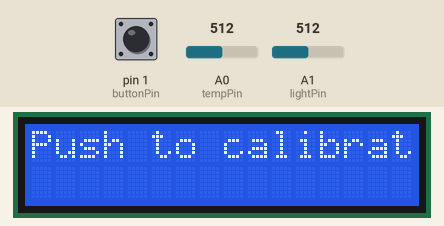
Simulated run of this sketch. Board: Arduino Uno, built with avr-gcc and run on an emulated ATmega328P. Parts: 16×2 character LCD. The inputs (shaded band) are chosen by the test bench; at power-on: pin 1 (buttonPin) HIGH, A1 (lightPin) = 512, A0 (tempPin) = 512.

Above: at 1.2 s.
1.3 s: pin 1 (buttonPin) pulled LOW for 1 s
At 1.8 s:
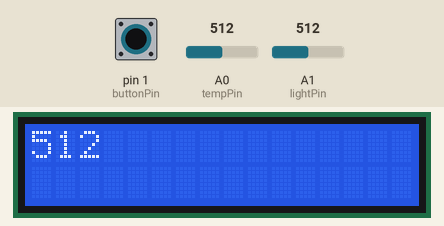
At 3.2 s:
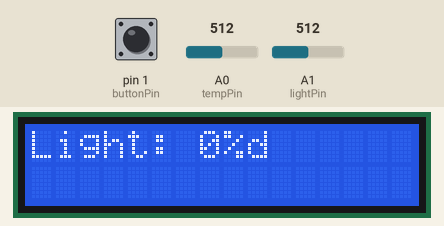
4.0 s: A1 (lightPin) set to 306
At 4.5 s:
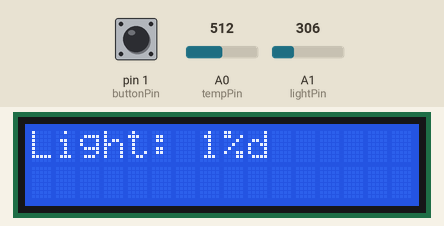
Timing chart, 0 to 7.0 s (numbered marks = the images above; inputs shaded):
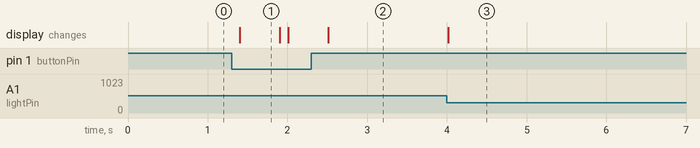

The sketch:

LAB_11_1002.ino
```cpp
/*
                    LAB_11_1002.ino
Cael Link
29 October 2024
ECE 1002-002
Lab 11 Temp n light

Problem: Use an lcd to display if the tempurature is increasing or stable for 10 seconds then a
reading of the light percentage from 0 to 100 using the map function.


Algorithm

pin variables

temp task variables
light variables

setup {
  begin lcd
  input for senors, button
}

loop {
  if not calibrated
  calibrate
  else
  while time <= 10000ms
  call task 2

  clear lcd
  reset time

  while time <=10000ms
  run task 1

}

task 1() {
  convert to C
  calc avg
  print 3 values across top row

  if avg > prev
  rising
  elif avg< prev
  falling
  else
  stable

  move readings down to previous
delay 750
}

calibrate() {
  if button pressed
  if dark flag- true
  set dark variable
  }
  else {
    set light variable
    set calibrated flag to true
  }

  }

}

task 2 {

  read light value
  calibrate = map(lightValue)
  if over or under limit set back to 0 and 100

  print percentage of light
  delay 750
}
*/
#include <LiquidCrystal.h>
LiquidCrystal lcd(13, 12, 11, 10, 9, 8);

//pins
const int tempPin = A0;
const int lightPin = A1;
const int buttonPin = 1;

//temp variables
float voltage= 0.0;
float tempCurrent = 0.0;
float tempPrev1 = 0.0;
float tempPrev2 = 0.0;
float avgCurrent = 0.0;
float avgPrev = 0.0;
float threshold = 0.15;

//light variables
int lightValue = 0;
int lightest = 0;
int darkest = 0;
int calibratedLight = 0;
bool flag = true;
bool isCalibrated = false;

//timer
const int taskDuration = 10000;  // Duration for each task (10 seconds)


void setup() {

  lcd.begin(16, 2);
  pinMode(tempPin, INPUT);
  pinMode(lightPin, INPUT);
  pinMode(buttonPin, INPUT_PULLUP);

}

void loop() {
if (isCalibrated == false) {
    calibrate();
  } else {
    //starttime for when else begins
    unsigned int startTime = millis();

    // Run task2 (light reading) for 10 seconds
    while (millis() - startTime < taskDuration) {
      task2();
    }
    lcd.clear();

    // Run task1 (temperature reading) for 10 seconds
    startTime = millis();
    while (millis() - startTime < taskDuration) {
      task1();
    }

    // Clear display before switching back to task2
    lcd.clear();
  }
}


void task1() {

  voltage = analogRead(A0) * 4.8828125;
  tempCurrent = (voltage - 500)/10;
  avgCurrent = (tempCurrent + tempPrev1 + tempPrev2) / 3;

  lcd.clear();
  lcd.setCursor(0,0);
  lcd.print(tempCurrent,1);
  lcd.setCursor(6, 0);
  lcd.print(tempPrev1, 1);
  lcd.setCursor(12, 0);
  lcd.print(tempPrev2, 1);


  lcd.setCursor(0, 1);   // Set cursor to the lower row
  if (avgCurrent >= avgPrev + threshold) {
    lcd.print("rising");
    lcd.print("");
  } else if (avgCurrent <= avgPrev - threshold) {
    lcd.print("         falling");
    lcd.print("");
  } else {
    lcd.print("     stable");
    lcd.print("");
  }


  tempPrev2 = tempPrev1;
  tempPrev1 = tempCurrent;
  avgPrev = avgCurrent;
  delay(750);

}

void calibrate() {
  lcd.setCursor(0,0);
  lcd.print("Push to calibrate");
  if (digitalRead(buttonPin) == LOW) {
    if(flag) {
    darkest = analogRead(lightPin);
    delay(100);
    lcd.clear();
    lcd.print(darkest);
    delay(500);
    flag = false;
    } else {
      lightest = analogRead(lightPin);
      delay(100);
      lcd.clear();
      lcd.print(lightest);
      delay(500);
      lcd.clear();
      lcd.print("Calibrated");
      isCalibrated = true;

    }
  }
}
void task2() {
  lightValue = analogRead(lightPin);
  calibratedLight = map(lightValue, darkest, lightest, 0, 100);

  if(calibratedLight < 0) {
    calibratedLight = 0;
  } else if (calibratedLight > 100) {
    calibratedLight = 100;
  }

  lcd.setCursor(0, 0);
  lcd.print("Light: ");
  lcd.print(calibratedLight);
  lcd.print("%");

  delay(750);

}
```

Measured:
- after the input at 1.3 s, the display: changes after 0.10 s (image 1)
- what the display in image 1 shows lasts 0.5 s, from 1.4 s to 1.9 s
